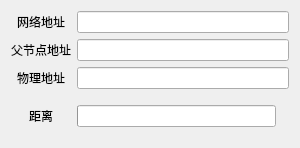
<?xml version="1.0" encoding="UTF-8"?>
<ui version="4.0">
 <class>Distance</class>
 <widget class="QWidget" name="Distance">
  <property name="geometry">
   <rect>
    <x>0</x>
    <y>0</y>
    <width>300</width>
    <height>148</height>
   </rect>
  </property>
  <property name="windowTitle">
   <string>红外测距传感器状态</string>
  </property>
  <layout class="QGridLayout" name="gridLayout_2">
   <item row="0" column="0">
    <layout class="QGridLayout" name="gridLayout">
     <item row="0" column="0">
      <widget class="QLabel" name="label_2">
       <property name="text">
        <string>网络地址</string>
       </property>
       <property name="alignment">
        <set>Qt::AlignCenter</set>
       </property>
      </widget>
     </item>
     <item row="0" column="1">
      <widget class="QLineEdit" name="nwkAddrEdit"/>
     </item>
     <item row="1" column="0">
      <widget class="QLabel" name="label_3">
       <property name="text">
        <string>父节点地址</string>
       </property>
       <property name="alignment">
        <set>Qt::AlignCenter</set>
       </property>
      </widget>
     </item>
     <item row="1" column="1">
      <widget class="QLineEdit" name="parAddrEdit"/>
     </item>
     <item row="2" column="0">
      <widget class="QLabel" name="label_4">
       <property name="text">
        <string>物理地址</string>
       </property>
       <property name="alignment">
        <set>Qt::AlignCenter</set>
       </property>
      </widget>
     </item>
     <item row="2" column="1">
      <widget class="QLineEdit" name="hwAddrEdit"/>
     </item>
     <item row="3" column="0">
      <widget class="QLabel" name="label_5">
       <property name="text">
        <string>距离</string>
       </property>
       <property name="alignment">
        <set>Qt::AlignCenter</set>
       </property>
      </widget>
     </item>
     <item row="3" column="1">
      <layout class="QHBoxLayout" name="horizontalLayout">
       <item>
        <widget class="QProgressBar" name="progressBar">
         <property name="maximum">
          <number>150</number>
         </property>
         <property name="value">
          <number>0</number>
         </property>
         <property name="textVisible">
          <bool>false</bool>
         </property>
        </widget>
       </item>
       <item>
        <widget class="QLabel" name="distText"/>
       </item>
      </layout>
     </item>
    </layout>
   </item>
  </layout>
 </widget>
 <resources/>
 <connections/>
</ui>
